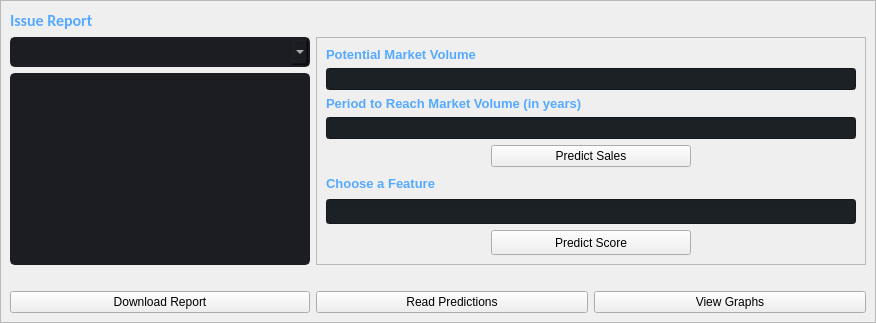
            <widget class="QWidget" name="issue_opage">
             <layout class="QVBoxLayout" name="verticalLayout_4">
              <property name="spacing">
               <number>0</number>
              </property>
              <property name="leftMargin">
               <number>0</number>
              </property>
              <property name="topMargin">
               <number>0</number>
              </property>
              <property name="rightMargin">
               <number>0</number>
              </property>
              <property name="bottomMargin">
               <number>0</number>
              </property>
              <item>
               <widget class="QFrame" name="frame_2">
                <property name="styleSheet">
                 <string notr="true"/>
                </property>
                <property name="frameShape">
                 <enum>QFrame::StyledPanel</enum>
                </property>
                <property name="frameShadow">
                 <enum>QFrame::Raised</enum>
                </property>
                <layout class="QGridLayout" name="gridLayout_2">
                 <item row="2" column="1">
                  <widget class="QLabel" name="lbl_title2">
                   <property name="styleSheet">
                    <string notr="true">color: white;</string>
                   </property>
                   <property name="text">
                    <string/>
                   </property>
                  </widget>
                 </item>
                 <item row="0" column="1">
                  <widget class="QLabel" name="lbl_filler">
                   <property name="text">
                    <string/>
                   </property>
                  </widget>
                 </item>
                 <item row="2" column="0">
                  <widget class="QLabel" name="lbl_title1">
                   <property name="maximumSize">
                    <size>
                     <width>16777215</width>
                     <height>20</height>
                    </size>
                   </property>
                   <property name="styleSheet">
                    <string notr="true">color: white;
</string>
                   </property>
                   <property name="text">
                    <string/>
                   </property>
                  </widget>
                 </item>
                 <item row="0" column="0">
                  <widget class="QLabel" name="title_Report">
                   <property name="minimumSize">
                    <size>
                     <width>100</width>
                     <height>0</height>
                    </size>
                   </property>
                   <property name="maximumSize">
                    <size>
                     <width>16777215</width>
                     <height>40</height>
                    </size>
                   </property>
                   <property name="font">
                    <font>
                     <family>Calibri</family>
                     <pointsize>12</pointsize>
                     <weight>75</weight>
                     <bold>true</bold>
                    </font>
                   </property>
                   <property name="styleSheet">
                    <string notr="true">color: rgb(85, 170, 255);</string>
                   </property>
                   <property name="text">
                    <string>Issue Report</string>
                   </property>
                  </widget>
                 </item>
                 <item row="1" column="0">
                  <layout class="QVBoxLayout" name="verticalLayout_7">
                   <item>
                    <widget class="QComboBox" name="comboBox">
                     <property name="minimumSize">
                      <size>
                       <width>300</width>
                       <height>0</height>
                      </size>
                     </property>
                     <property name="maximumSize">
                      <size>
                       <width>250</width>
                       <height>16777215</height>
                      </size>
                     </property>
                     <property name="styleSheet">
                      <string notr="true">QComboBox{
                                    background-color: rgb(27, 29, 35);
                                   	border-radius: 5px;
                                    	border: 2px solid rgb(27, 29, 35);
                                    padding: 5px;
                                    	padding-left: 10px;
                                     	color: white;
                                    }
                                    QComboBox:hover{
                                    	border: 2px solid rgb(64, 71, 88);
                                    }
                                    QComboBox::drop-down {
                                    	subcontrol-origin: padding;
                                    	subcontrol-position: top right;
                                    width: 25px; 
                                   	border-left-width: 3px;
                                    	border-left-color: rgba(39, 44, 54, 150);
                                    	border-left-style: solid;
                                    	border-top-right-radius: 3px;
                                    	border-bottom-right-radius: 3px;	
                                    	background-image: url(:/16x16/icons/16x16/cil-arrow-bottom.png);
                                    	background-position: center;
                                    background-repeat: no-reperat;
                                     }
                                    QComboBox QAbstractItemView {
                                    	color: rgb(
                                    85, 170, 255);	
                                    background-color: rgb(27, 29, 35);
                                    	padding: 10px;
                                    	selection-background-color: rgb(39, 44, 54);
                                    }</string>
                     </property>
                    </widget>
                   </item>
                   <item>
                    <widget class="QTextBrowser" name="textBrowser_3">
                     <property name="enabled">
                      <bool>true</bool>
                     </property>
                     <property name="minimumSize">
                      <size>
                       <width>300</width>
                       <height>0</height>
                      </size>
                     </property>
                     <property name="maximumSize">
                      <size>
                       <width>250</width>
                       <height>16777215</height>
                      </size>
                     </property>
                     <property name="font">
                      <font>
                       <pointsize>14</pointsize>
                       <weight>75</weight>
                       <bold>true</bold>
                      </font>
                     </property>
                     <property name="styleSheet">
                      <string notr="true">QTextBrowser {
                                           	background-color: rgb(27, 29, 35);
                                           	border-radius: 5px;
                                           	border: 2px solid rgb(27, 29, 35);
                                           	padding-left: 10px;
                                           	color:white;
                                           
                                           }
                                           QTextBrowser:hover {
                                           	border: 2px solid rgb(64, 71, 88);
                                           }
                                           QTextBrowser:focus {
                                           	border: 2px solid rgb(91, 101, 124);
                                           }</string>
                     </property>
                    </widget>
                   </item>
                  </layout>
                 </item>
                 <item row="4" column="0">
                  <widget class="QPushButton" name="btn_downloadReport">
                   <property name="maximumSize">
                    <size>
                     <width>16777215</width>
                     <height>16777215</height>
                    </size>
                   </property>
                   <property name="cursor">
                    <cursorShape>PointingHandCursor</cursorShape>
                   </property>
                   <property name="layoutDirection">
                    <enum>Qt::LeftToRight</enum>
                   </property>
                   <property name="autoFillBackground">
                    <bool>false</bool>
                   </property>
                   <property name="styleSheet">
                    <string notr="true">QPushButton{

background-color:rgb(52, 59, 72);
color:white;
}
QPushButton:hover {
background-color: rgb(57, 65, 80);
	border: 2px solid rgb(61, 70, 86);
}
QPushButton:pressed {	
	background-color: rgb(35, 40, 49);
}	border: 2px solid rgb(43, 50, 61);</string>
                   </property>
                   <property name="text">
                    <string>Download Report</string>
                   </property>
                   <property name="icon">
                    <iconset resource="../../../Dropbox/LAST SEMESTER YEAR 3/Senior Project/Inerface/Interface/UI/Icons.qrc">
                     <normaloff>:/Images/pdfs-512.png</normaloff>:/Images/pdfs-512.png</iconset>
                   </property>
                   <property name="iconSize">
                    <size>
                     <width>20</width>
                     <height>20</height>
                    </size>
                   </property>
                  </widget>
                 </item>
                 <item row="4" column="1">
                  <widget class="QPushButton" name="btn_issue_read">
                   <property name="maximumSize">
                    <size>
                     <width>16777215</width>
                     <height>30</height>
                    </size>
                   </property>
                   <property name="cursor">
                    <cursorShape>PointingHandCursor</cursorShape>
                   </property>
                   <property name="styleSheet">
                    <string notr="true">QPushButton{

background-color:rgb(52, 59, 72);
color:white;
}
QPushButton:hover {
background-color: rgb(57, 65, 80);
	border: 2px solid rgb(61, 70, 86);
}
QPushButton:pressed {	
	background-color: rgb(35, 40, 49);
}	border: 2px solid rgb(43, 50, 61);
</string>
                   </property>
                   <property name="text">
                    <string>Read Predictions</string>
                   </property>
                  </widget>
                 </item>
                 <item row="4" column="2">
                  <widget class="QPushButton" name="btn_issue_view">
                   <property name="maximumSize">
                    <size>
                     <width>16777215</width>
                     <height>30</height>
                    </size>
                   </property>
                   <property name="cursor">
                    <cursorShape>PointingHandCursor</cursorShape>
                   </property>
                   <property name="styleSheet">
                    <string notr="true">QPushButton{

background-color:rgb(52, 59, 72);
color:white;
}
QPushButton:hover {
background-color: rgb(57, 65, 80);
	border: 2px solid rgb(61, 70, 86);
}
QPushButton:pressed {	
	background-color: rgb(35, 40, 49);
}	border: 2px solid rgb(43, 50, 61);
</string>
                   </property>
                   <property name="text">
                    <string>View Graphs</string>
                   </property>
                   <property name="iconSize">
                    <size>
                     <width>20</width>
                     <height>20</height>
                    </size>
                   </property>
                  </widget>
                 </item>
                 <item row="1" column="1" colspan="2">
                  <widget class="QFrame" name="frame_3">
                   <property name="minimumSize">
                    <size>
                     <width>550</width>
                     <height>0</height>
                    </size>
                   </property>
                   <property name="styleSheet">
                    <string notr="true">QToolTip {		  background-color: black; 
                           color: white; 
                           border: black solid 1px
                           }</string>
                   </property>
                   <property name="frameShape">
                    <enum>QFrame::StyledPanel</enum>
                   </property>
                   <property name="frameShadow">
                    <enum>QFrame::Raised</enum>
                   </property>
                   <layout class="QVBoxLayout" name="verticalLayout_10">
                    <item>
                     <layout class="QVBoxLayout" name="verticalLayout_8">
                      <item>
                       <widget class="QLabel" name="lbl_volume">
                        <property name="maximumSize">
                         <size>
                          <width>16777215</width>
                          <height>20</height>
                         </size>
                        </property>
                        <property name="font">
                         <font>
                          <pointsize>10</pointsize>
                          <weight>75</weight>
                          <bold>true</bold>
                         </font>
                        </property>
                        <property name="toolTip">
                         <string notr="true">Volume = nbr of target customer * Penetration Rate</string>
                        </property>
                        <property name="styleSheet">
                         <string notr="true">color: rgb(85, 170, 255);</string>
                        </property>
                        <property name="text">
                         <string>Potential Market Volume</string>
                        </property>
                       </widget>
                      </item>
                      <item>
                       <widget class="QLineEdit" name="txt_volume">
                        <property name="maximumSize">
                         <size>
                          <width>16777215</width>
                          <height>35</height>
                         </size>
                        </property>
                        <property name="styleSheet">
                         <string notr="true">background-color:rgb(28, 33, 38);
color:white;</string>
                        </property>
                        <property name="placeholderText">
                         <string/>
                        </property>
                       </widget>
                      </item>
                      <item>
                       <widget class="QLabel" name="lbl_period">
                        <property name="maximumSize">
                         <size>
                          <width>16777215</width>
                          <height>20</height>
                         </size>
                        </property>
                        <property name="font">
                         <font>
                          <pointsize>10</pointsize>
                          <weight>75</weight>
                          <bold>true</bold>
                         </font>
                        </property>
                        <property name="toolTip">
                         <string notr="true">Volume = nbr of target customer * Penetration Rate</string>
                        </property>
                        <property name="styleSheet">
                         <string notr="true">color: rgb(85, 170, 255);</string>
                        </property>
                        <property name="text">
                         <string>Period to Reach Market Volume (in years)</string>
                        </property>
                       </widget>
                      </item>
                      <item>
                       <widget class="QLineEdit" name="txt_period">
                        <property name="maximumSize">
                         <size>
                          <width>16777215</width>
                          <height>35</height>
                         </size>
                        </property>
                        <property name="styleSheet">
                         <string notr="true">background-color:rgb(28, 33, 38);
color:white;</string>
                        </property>
                        <property name="placeholderText">
                         <string/>
                        </property>
                       </widget>
                      </item>
                      <item alignment="Qt::AlignHCenter">
                       <widget class="QPushButton" name="btn_predicSales">
                        <property name="minimumSize">
                         <size>
                          <width>200</width>
                          <height>0</height>
                         </size>
                        </property>
                        <property name="maximumSize">
                         <size>
                          <width>200</width>
                          <height>16777215</height>
                         </size>
                        </property>
                        <property name="styleSheet">
                         <string notr="true">QPushButton{

background-color:rgb(52, 59, 72);
color:white;
}
QPushButton:hover {
background-color: rgb(57, 65, 80);
	border: 2px solid rgb(61, 70, 86);
}
QPushButton:pressed {	
	background-color: rgb(35, 40, 49);
}	border: 2px solid rgb(43, 50, 61);
</string>
                        </property>
                        <property name="text">
                         <string>Predict Sales</string>
                        </property>
                       </widget>
                      </item>
                     </layout>
                    </item>
                    <item>
                     <layout class="QVBoxLayout" name="verticalLayout_9">
                      <item>
                       <widget class="QLabel" name="lbl_feature">
                        <property name="maximumSize">
                         <size>
                          <width>16777215</width>
                          <height>20</height>
                         </size>
                        </property>
                        <property name="font">
                         <font>
                          <pointsize>10</pointsize>
                          <weight>75</weight>
                          <bold>true</bold>
                         </font>
                        </property>
                        <property name="toolTip">
                         <string notr="true">&lt;html&gt;&lt;head/&gt;&lt;body&gt;&lt;p&gt;&lt;br/&gt;&lt;/p&gt;&lt;/body&gt;&lt;/html&gt;</string>
                        </property>
                        <property name="styleSheet">
                         <string notr="true">color: rgb(85, 170, 255);</string>
                        </property>
                        <property name="text">
                         <string>Choose a Feature </string>
                        </property>
                       </widget>
                      </item>
                      <item>
                       <widget class="QLineEdit" name="txt_feature">
                        <property name="maximumSize">
                         <size>
                          <width>16777215</width>
                          <height>35</height>
                         </size>
                        </property>
                        <property name="styleSheet">
                         <string notr="true">background-color:rgb(28, 33, 38);
color:white;</string>
                        </property>
                        <property name="placeholderText">
                         <string/>
                        </property>
                       </widget>
                      </item>
                      <item alignment="Qt::AlignHCenter">
                       <widget class="QPushButton" name="btn_predictScore">
                        <property name="minimumSize">
                         <size>
                          <width>200</width>
                          <height>0</height>
                         </size>
                        </property>
                        <property name="maximumSize">
                         <size>
                          <width>200</width>
                          <height>25</height>
                         </size>
                        </property>
                        <property name="styleSheet">
                         <string notr="true">QPushButton{

background-color:rgb(52, 59, 72);
color:white;
}
QPushButton:hover {
background-color: rgb(57, 65, 80);
	border: 2px solid rgb(61, 70, 86);
}
QPushButton:pressed {	
	background-color: rgb(35, 40, 49);
}	border: 2px solid rgb(43, 50, 61);
</string>
                        </property>
                        <property name="text">
                         <string>Predict Score</string>
                        </property>
                       </widget>
                      </item>
                     </layout>
                    </item>
                   </layout>
                  </widget>
                 </item>
                </layout>
               </widget>
              </item>
             </layout>
            </widget>
